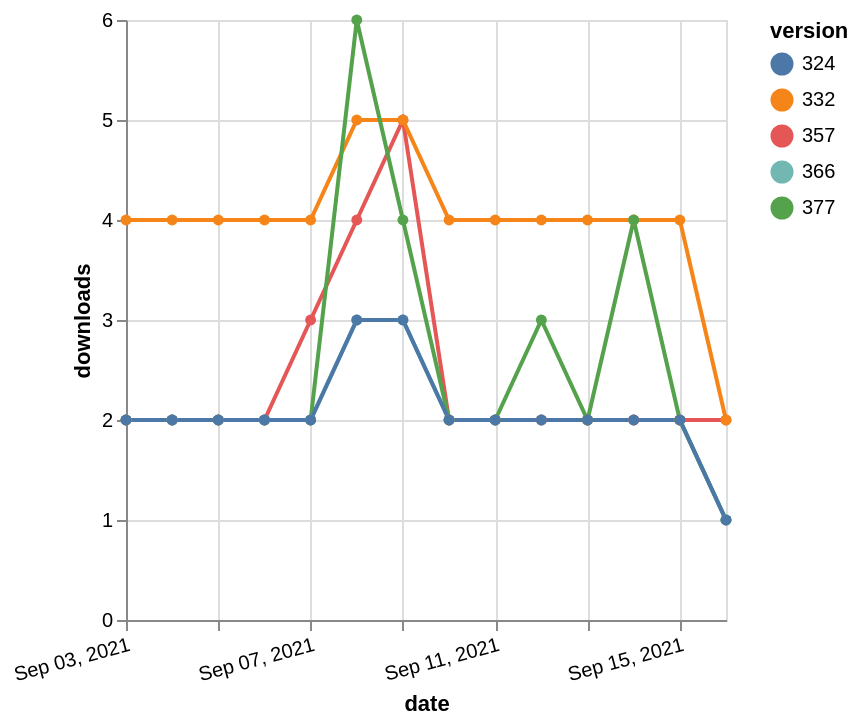

Write a Vega-Lite specification for this figure.
### Vega-Lite specification from a JSON file in a GitHub repository (floating-point values rounded to 4 significant figures)
{"$schema": "https://vega.github.io/schema/vega-lite/v5.json", "description": "A simple bar chart with embedded data.", "data": {"values": [{"date": "2021-09-03", "total": 2335, "delta": 2, "version": "366"}, {"date": "2021-09-04", "total": 2337, "delta": 2, "version": "366"}, {"date": "2021-09-05", "total": 2339, "delta": 2, "version": "366"}, {"date": "2021-09-06", "total": 2341, "delta": 2, "version": "366"}, {"date": "2021-09-07", "total": 2343, "delta": 2, "version": "366"}, {"date": "2021-09-08", "total": 2346, "delta": 3, "version": "366"}, {"date": "2021-09-09", "total": 2349, "delta": 3, "version": "366"}, {"date": "2021-09-10", "total": 2351, "delta": 2, "version": "366"}, {"date": "2021-09-11", "total": 2353, "delta": 2, "version": "366"}, {"date": "2021-09-12", "total": 2355, "delta": 2, "version": "366"}, {"date": "2021-09-13", "total": 2357, "delta": 2, "version": "366"}, {"date": "2021-09-14", "total": 2359, "delta": 2, "version": "366"}, {"date": "2021-09-15", "total": 2361, "delta": 2, "version": "366"}, {"date": "2021-09-16", "total": 2362, "delta": 1, "version": "366"}, {"date": "2021-09-03", "total": 2940, "delta": 2, "version": "357"}, {"date": "2021-09-04", "total": 2942, "delta": 2, "version": "357"}, {"date": "2021-09-05", "total": 2944, "delta": 2, "version": "357"}, {"date": "2021-09-06", "total": 2946, "delta": 2, "version": "357"}, {"date": "2021-09-07", "total": 2949, "delta": 3, "version": "357"}, {"date": "2021-09-08", "total": 2953, "delta": 4, "version": "357"}, {"date": "2021-09-09", "total": 2958, "delta": 5, "version": "357"}, {"date": "2021-09-10", "total": 2960, "delta": 2, "version": "357"}, {"date": "2021-09-11", "total": 2962, "delta": 2, "version": "357"}, {"date": "2021-09-12", "total": 2964, "delta": 2, "version": "357"}, {"date": "2021-09-13", "total": 2966, "delta": 2, "version": "357"}, {"date": "2021-09-14", "total": 2968, "delta": 2, "version": "357"}, {"date": "2021-09-15", "total": 2970, "delta": 2, "version": "357"}, {"date": "2021-09-16", "total": 2972, "delta": 2, "version": "357"}, {"date": "2021-09-03", "total": 4936, "delta": 4, "version": "332"}, {"date": "2021-09-04", "total": 4940, "delta": 4, "version": "332"}, {"date": "2021-09-05", "total": 4944, "delta": 4, "version": "332"}, {"date": "2021-09-06", "total": 4948, "delta": 4, "version": "332"}, {"date": "2021-09-07", "total": 4952, "delta": 4, "version": "332"}, {"date": "2021-09-08", "total": 4957, "delta": 5, "version": "332"}, {"date": "2021-09-09", "total": 4962, "delta": 5, "version": "332"}, {"date": "2021-09-10", "total": 4966, "delta": 4, "version": "332"}, {"date": "2021-09-11", "total": 4970, "delta": 4, "version": "332"}, {"date": "2021-09-12", "total": 4974, "delta": 4, "version": "332"}, {"date": "2021-09-13", "total": 4978, "delta": 4, "version": "332"}, {"date": "2021-09-14", "total": 4982, "delta": 4, "version": "332"}, {"date": "2021-09-15", "total": 4986, "delta": 4, "version": "332"}, {"date": "2021-09-16", "total": 4988, "delta": 2, "version": "332"}, {"date": "2021-09-03", "total": 2116, "delta": 2, "version": "377"}, {"date": "2021-09-04", "total": 2118, "delta": 2, "version": "377"}, {"date": "2021-09-05", "total": 2120, "delta": 2, "version": "377"}, {"date": "2021-09-06", "total": 2122, "delta": 2, "version": "377"}, {"date": "2021-09-07", "total": 2124, "delta": 2, "version": "377"}, {"date": "2021-09-08", "total": 2130, "delta": 6, "version": "377"}, {"date": "2021-09-09", "total": 2134, "delta": 4, "version": "377"}, {"date": "2021-09-10", "total": 2136, "delta": 2, "version": "377"}, {"date": "2021-09-11", "total": 2138, "delta": 2, "version": "377"}, {"date": "2021-09-12", "total": 2141, "delta": 3, "version": "377"}, {"date": "2021-09-13", "total": 2143, "delta": 2, "version": "377"}, {"date": "2021-09-14", "total": 2147, "delta": 4, "version": "377"}, {"date": "2021-09-15", "total": 2149, "delta": 2, "version": "377"}, {"date": "2021-09-16", "total": 2150, "delta": 1, "version": "377"}, {"date": "2021-09-03", "total": 2642, "delta": 2, "version": "324"}, {"date": "2021-09-04", "total": 2644, "delta": 2, "version": "324"}, {"date": "2021-09-05", "total": 2646, "delta": 2, "version": "324"}, {"date": "2021-09-06", "total": 2648, "delta": 2, "version": "324"}, {"date": "2021-09-07", "total": 2650, "delta": 2, "version": "324"}, {"date": "2021-09-08", "total": 2653, "delta": 3, "version": "324"}, {"date": "2021-09-09", "total": 2656, "delta": 3, "version": "324"}, {"date": "2021-09-10", "total": 2658, "delta": 2, "version": "324"}, {"date": "2021-09-11", "total": 2660, "delta": 2, "version": "324"}, {"date": "2021-09-12", "total": 2662, "delta": 2, "version": "324"}, {"date": "2021-09-13", "total": 2664, "delta": 2, "version": "324"}, {"date": "2021-09-14", "total": 2666, "delta": 2, "version": "324"}, {"date": "2021-09-15", "total": 2668, "delta": 2, "version": "324"}, {"date": "2021-09-16", "total": 2669, "delta": 1, "version": "324"}]}, "width": "container", "mark": {"type": "line", "point": {"filled": true}}, "encoding": {"x": {"field": "date", "type": "temporal", "timeUnit": "yearmonthdate", "title": "date", "axis": {"labelAngle": -15}}, "y": {"field": "delta", "type": "quantitative", "title": "downloads"}, "color": {"field": "version", "type": "nominal"}, "tooltip": {"field": "delta"}}}
